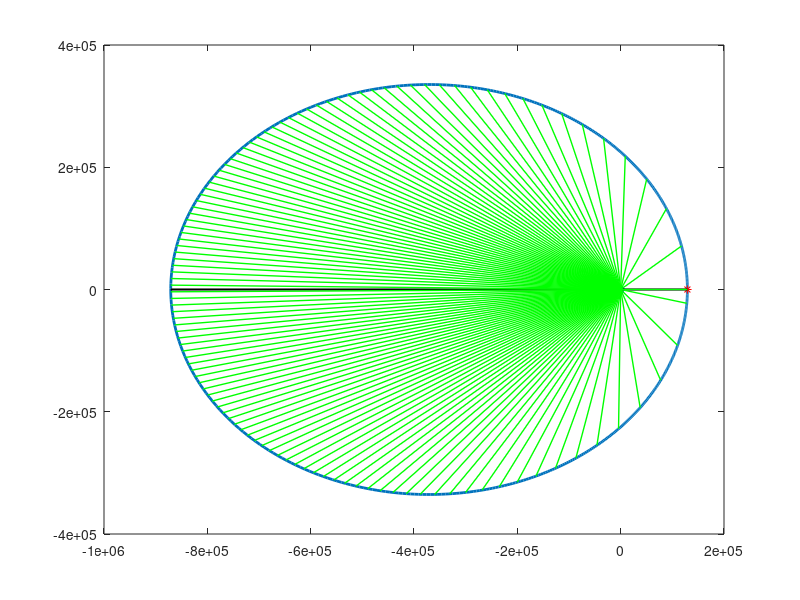

Write the MATLAB code that produced this figure. (Note: this script raises an error after producing the figure.)
clc
clear
theta0=0;
e=0.7417
a=500*10^3
muy=3.983e14
h=sqrt(a*(1-e^2)*muy)
theta = 0:0.01:2*pi;
r = (h^2/muy) ./ (1 + e.*cos(theta));
x = r.*cos(theta);
y = r.*sin(theta);
plot(x, y,'linewidth',2)
hold on
plot(0,0,'marker','o','markersize',5,'markerfacecolor','b','markeredgecolor','b')
plot(max(x),0,'marker','*','color','r')
plot([min(x) max(x)],[0 0],'linewidth',1.5,'color','k')
chuky=2*pi*sqrt(a^3/muy)
d=max(x)
t=0;
nghiem=0;
while (nghiem<=2*pi)    
    M=(2*pi/chuky)*t;
    nghiem=fzero(@(shi)shi-e*sin(shi)-M,[0 2*pi]);
    r1=a*[1-e*cos(nghiem)];
    theta1=2*atan(sqrt((1+e)/(1-e))*tan(nghiem/2));
    x = r1*cos(theta1);
    y = r1*sin(theta1);
    plot([0 x],[0 y],'linewidth',1,'color','g')
    drawnow();
    t=t+1;
end
plot([0 d],[0 0],'linewidth',2,'color','r')
xlabel("x");
ylabel("y");
